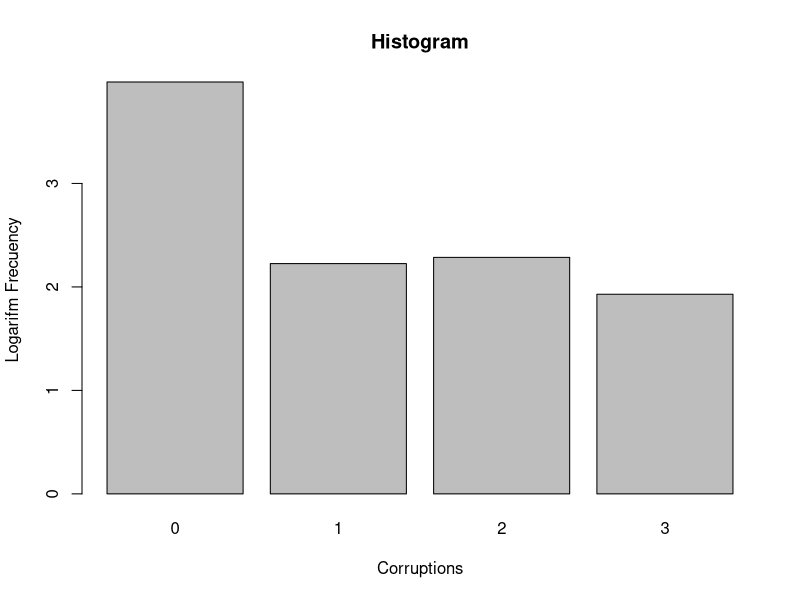
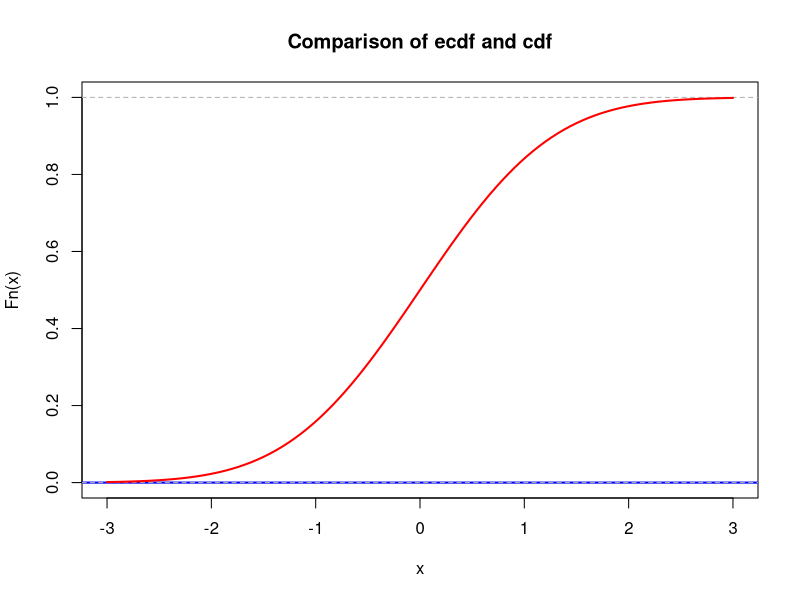
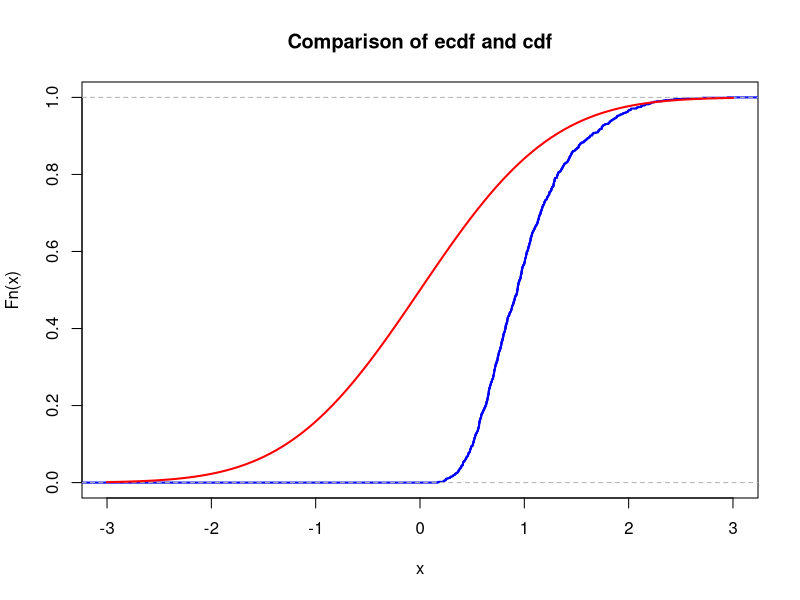

Generate these figures, in order, with R:
## ---- chunk 1
# our team id number 
                        
id <- 5                  
                          
set.seed(id)
p <- id/100
# matrices G and H
G <- matrix(c(1, 1, 1, 0, 0, 0, 0,
		1, 0, 0, 1, 1, 0, 0,
		0, 1, 0, 1, 0, 1, 0,
		1, 1, 0, 1, 0, 0, 1), nrow = 4, byrow = TRUE)
H <- t(matrix(c(1, 0, 1, 0, 1, 0, 1,
		0, 1, 1, 0, 0, 1, 1,
		0, 0, 0, 1, 1, 1, 1), nrow = 3, byrow = TRUE))
 cat("The matrix G is: \n") 
G  
cat("The matrix H is: \n") 
H
cat("The product GH must be zero: \n")
(G%*%H) %%2
## ---- chunk 2
# generate N messages

message_generator <- function(N) {
  matrix(sample(c(0,1), 4*N, replace = TRUE), nrow = N)
}  

#We choose enough big N
N <- 10000
messages <- message_generator(N)
head(messages)
codewords <- (messages %*% G) %% 2
cat("The matrix of encoded messages is: \n")
head(codewords, n = 10)
## ---- chunk 3
generating_errors <- function(N){
  matrix(sample(c(0,1), 7*N, replace = TRUE, prob=c(1-p, p)), nrow=N)
}
errors <- generating_errors(N)
cat("The generated errors matrix is: \n")
head(errors, n = 10)
modulo2 <- function(x){
  return (x %% 2)
}
received <- codewords + errors
received <- t(apply(received, 1 , modulo2))
head(received)

## ---- chunk 4
decode <- function(x) {
	# multiplying matrices
	z <- x %*% H %% 2
	
	# checking index of the corrupted bit (if exists)
	idx <- z[1,1] + 2 * z[1,2] + 4 * z[1,3]
	# correcting the message (flipping the bit)
	if (idx > 0) {
		x[idx] <- (x[idx] + 1) %% 2
	}
	# return the decoded message
	return(c(x[3],x[5],x[6],x[7]))
}
decoded_messages <- t(apply(received, 1, decode))
cat("The matrix of decoded messages is: \n")
head(decoded_messages)

## ---- chunk 5
actual_prob <- sum(
	decoded_messages[,1]==messages[,1]& 
	decoded_messages[,2]==messages[,2]&
	decoded_messages[,3]==messages[,3]&
	decoded_messages[,4]==messages[,4]) / N
expected_probability <- ((1 - p)**7 + 7 * p * (1 - p)**6)
cat("The actual probability is: \n")
actual_prob
cat("The expected probability is: \n")
expected_probability
## ---- chunk 6
expectation = 1 * actual_prob
#standard deviation
variance = ((expectation - 1) ** 2) * actual_prob + (expectation**2) * (1 - actual_prob)
cat("Variance is equal to \n")
variance
cat("Standard deviation is equal to \n")
stand_dev <- sqrt(variance)
stand_dev
## ---- chunk 7

# checking if the message was decoded properly
correct_messages_truth_table <- decoded_messages!=messages
#head(correct_messages_truth_table)
# getting the sum of incorrect messages for every bit

correct_messages_truth_table <- apply(correct_messages_truth_table, 1, sum)
value_counts <- table(correct_messages_truth_table)
df <- data.frame(value_counts)
reversed_df <- as.data.frame(rev(t(apply(df, 1, rev))))
colnames(df) <- c("Corruptions", "Frequency")




barplot(height = log10(df$Frequency), names.arg = df$Corruptions, beside = TRUE,
        xlab = "Corruptions", ylab = "Logarifm Frecuency", main = "Histogram")
## ---- chunk 8
lambda <- 1  # change this!
N <- 100     # change this!
mu <- N * lambda
K <- 1e3
n <- 5
sample_means <- colMeans(matrix(rpois(n*K, lambda = mu), nrow=n))
## ---- chunk 9
mu <- 0       # change this!
sigma <- 1    # change this!
## ---- chunk 10
xlims <- c(mu-3*sigma,mu+3*sigma)
Fs <- ecdf(sample_means)
plot(Fs, 
     xlim = xlims, 
     ylim = c(0,1),
     col = "blue",
     lwd = 2,
     main = "Comparison of ecdf and cdf")
curve(pnorm(x, mean = mu, sd = sigma), col = "red", lwd = 2, add = TRUE)
## ---- chunk 11
nu1 <- 1  # change this!
K <- 1e3
n <- 5
sample_means <- colMeans(matrix(rexp(n*K, rate = nu1), nrow=n))
## ---- chunk 12
mu <- 0       # change this!
sigma <- 1    # change this!
## ---- chunk 13
xlims <- c(mu-3*sigma,mu+3*sigma)
Fs <- ecdf(sample_means)
plot(Fs, 
     xlim = xlims, 
     col = "blue",
     lwd = 2,
     main = "Comparison of ecdf and cdf")
curve(pnorm(x, mean = mu, sd = sigma), col = "red", lwd = 2, add = TRUE)
